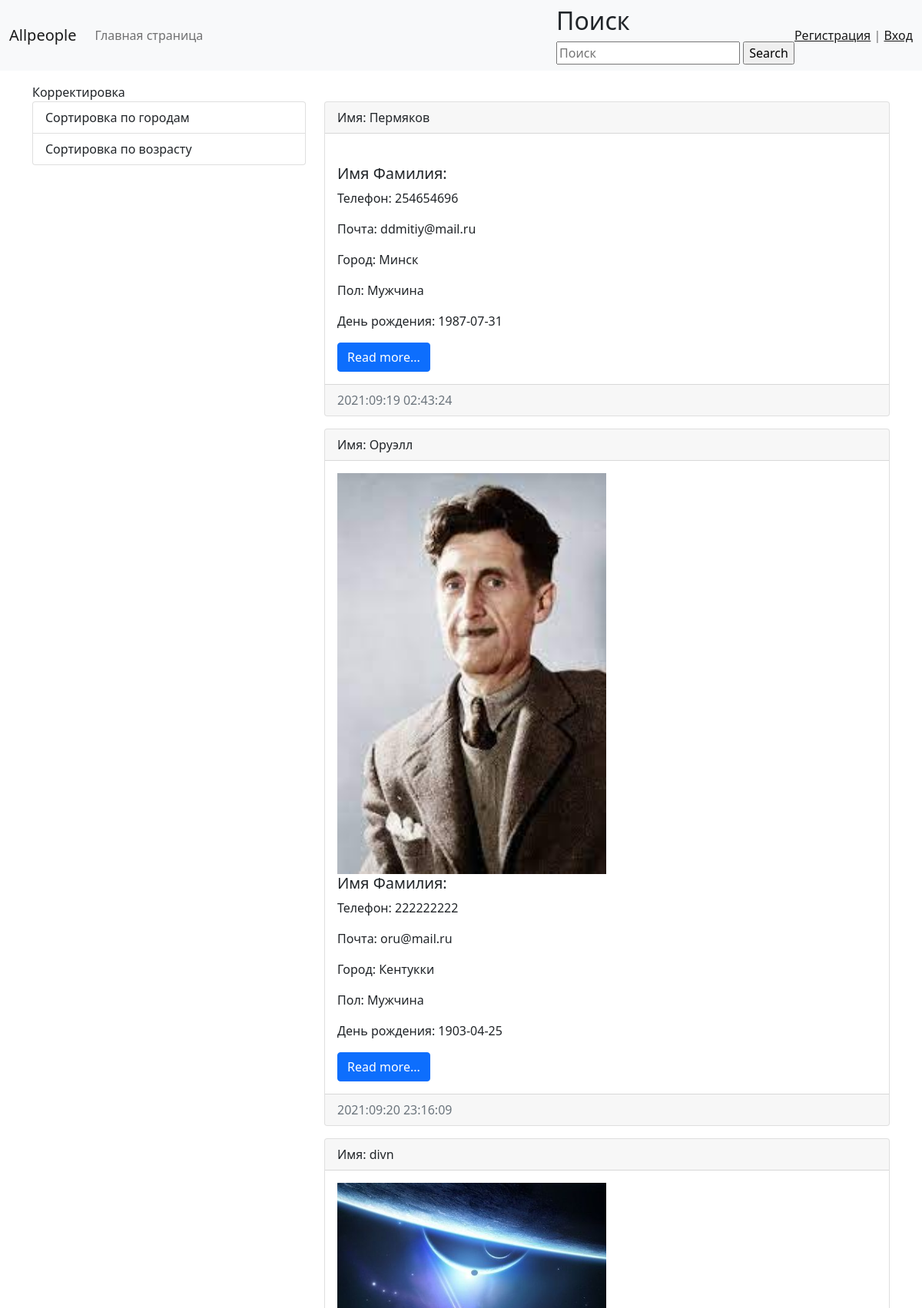
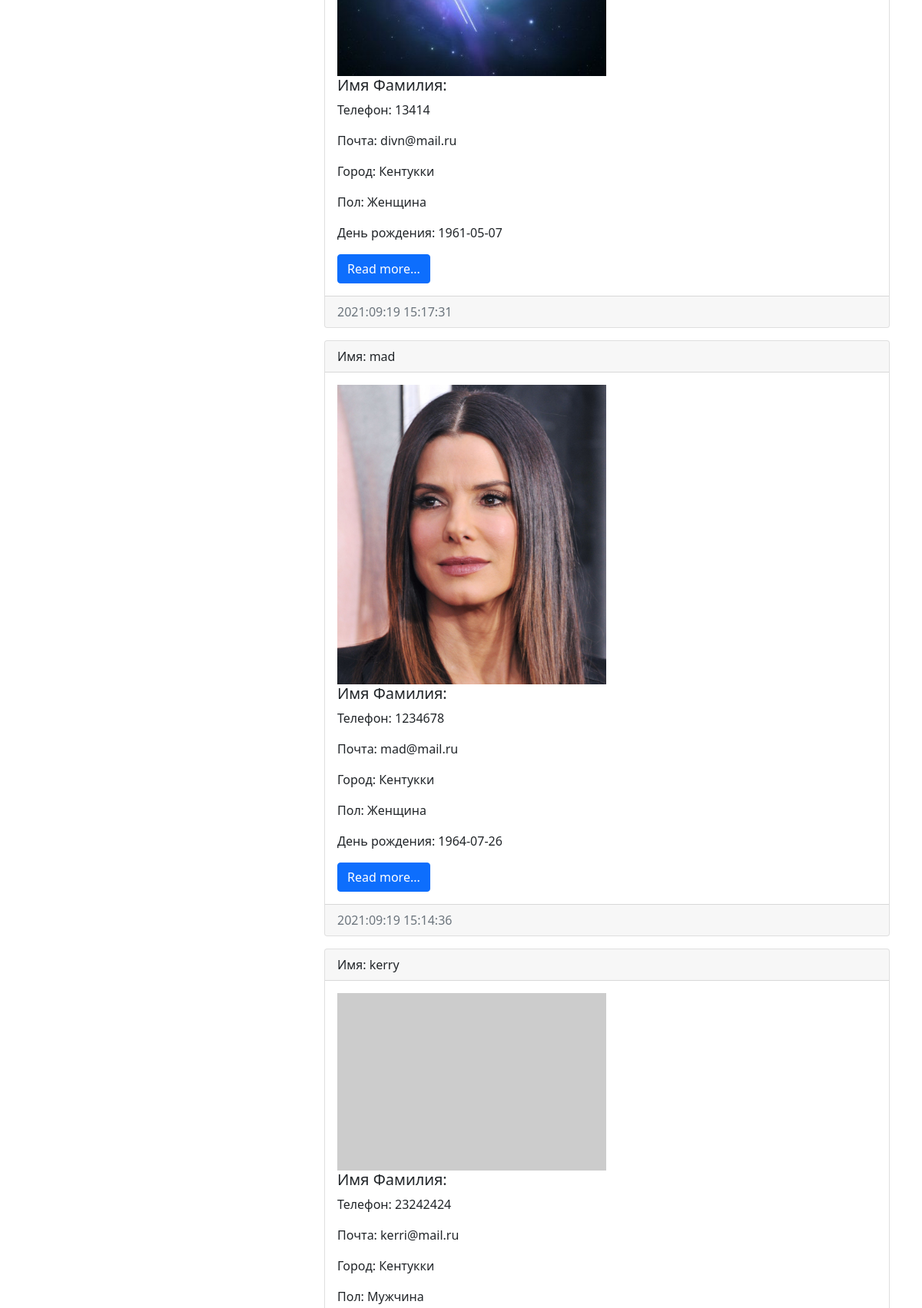
The app's page /sort_profile/ (upper part) with its own data (2 pictures, top to bottom).
### main/models.py (models this page shows)
class Person(AbstractUser):
    phone = models.PositiveIntegerField(null=True, blank=True,verbose_name='Телефон')
    city = models.ForeignKey('City',null=True, on_delete=models.CASCADE, verbose_name='Город')
    photo = models.ImageField(upload_to='image/%Y/%m/%d/', verbose_name='Фото')
    birthday = models.DateField(null=True, blank=True, verbose_name='Дата Рождения')
    created_at = models.DateTimeField(auto_now_add=True, verbose_name='Дата создания')
    gender = models.ForeignKey('Gender', on_delete=models.CASCADE, null=True, verbose_name='Пол')
    is_activated = models.BooleanField(default=True, db_index=True, verbose_name='Прошел активацию')
    send_messages = models.BooleanField(default=True, verbose_name='Слать оповещения о новых комментариях?')
    class Meta(AbstractUser.Meta):
        pass

class City(models.Model):
    city = models.CharField(null=True,max_length=100, blank=True, verbose_name='Город')
    def __str__(self):
        return self.city

class Gender(models.Model):
    gender = models.CharField(max_length=10, blank=True, verbose_name='Пол' )#choices=KINDS
    def __str__(self):
        return self.gender

### main/views.py (the view)
# urls.py: path('sort_profile/', sort_profile, name='sort1'),
def sort_profile(request):
    persons = Person.objects.order_by("-city")
    context = {'persons': persons}
    return render(request, 'main/sort_profile.html', context)

### main/templates/main/sort_profile.html (shortened to what this page needs)
{% extends 'main/base.html' %}
{% block profile %}
{% for item in persons %}
            <div class="card mb-3">
                <div class="card-header">
                    Имя: {{ item.name }} {{ item.last_name}}
                </div>
                <div class="card-body">
                    <div class="media">
                        {% if item.photo %}
                        <img src="{{ item.photo.url }}" alt="" width='350' class="mr-3">
                        {% else %}
                        <img src="https://picsum.photos/seed/picsum/536/354" alt="Photo" width='350' class="mr-3">
                        {% endif %}
                        <div class="media-body">
                            <h5 class="card-title">Имя Фамилия: {{item.name}} {{item.name}}</h5>
                            <p class="card-text">Телефон: {{item.phone}}</p>
                            <p class="card-text">Почта: {{item.email}}</p>
                            <p class="card-text">Город: {{item.city}}</p>
                            <p class="card-text">Пол: {{item.gender}}</p>
                            <p class="card-text">День рождения: {{item.birthday| date:'Y-m-d'}}</p>
                            <a href="#" class="btn btn-primary">Read more...</a>
                        </div>
                    </div>
                </div>
                <div class="card-footer text-muted">
                    {{item.created_at|date:"Y:m:d H:i:s"}}
                </div>
            </div>
{% endfor %}
{% endblock %}

### records on screen
Person: last_name "Пермяков", phone "254654696", email "ddmitiy@mail.ru", city "Минск", gender "Мужчина", birthday "1987-07-31", created_at "2021:09:19 02:43:24"
Person: last_name "Оруэлл", photo (picture), phone "222222222", email "oru@mail.ru", city "Кентукки", gender "Мужчина", birthday "1903-04-25", created_at "2021:09:20 23:16:09"
Person: last_name "divn", photo (picture), phone "13414", email "divn@mail.ru", city "Кентукки", gender "Женщина", birthday "1961-05-07", created_at "2021:09:19 15:17:31"
Person: last_name "mad", photo (picture), phone "1234678", email "mad@mail.ru", city "Кентукки", gender "Женщина", birthday "1964-07-26", created_at "2021:09:19 15:14:36"
Person: last_name "kerry", phone "23242424", email "kerri@mail.ru", city "Кентукки", gender "Мужчина"
